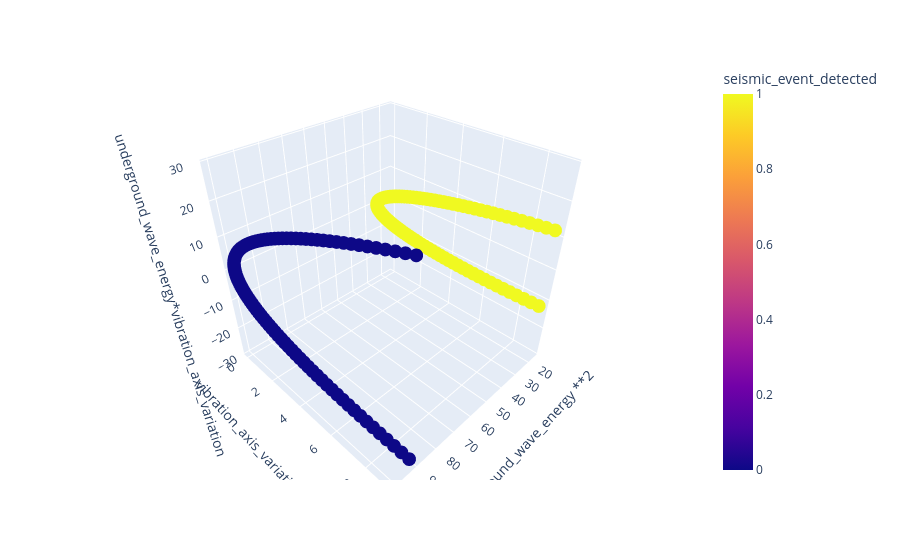

The notebook cell this image was saved under:
### Code cell
fig = px.scatter_3d(df2, x='underground_wave_energy **2', y='vibration_axis_variation **2', z='underground_wave_energy*vibration_axis_variation',
              color='seismic_event_detected')
fig.show()

### Figure 1 — Plotly figure (JSON) as saved in the notebook; plotly's stock layout.template omitted (floating-point values rounded to 4 significant figures; data arrays with more than 128 entries replaced by an {"elided": "..."} marker saying what was removed)
{"data": [{"hovertemplate": "underground_wave_energy **2=%{x}<br>vibration_axis_variation **2=%{y}<br>underground_wave_energy*vibration_axis_variation=%{z}<br>seismic_event_detected=%{marker.color}<extra></extra>", "legendgroup": "", "marker": {"color": {"elided": "400 int values"}, "coloraxis": "coloraxis", "symbol": "circle"}, "mode": "markers", "name": "", "scene": "scene", "showlegend": false, "type": "scatter3d", "x": {"elided": "400 float values"}, "y": {"elided": "400 float values"}, "z": {"elided": "400 float values"}}], "layout": {"coloraxis": {"colorbar": {"title": {"text": "seismic_event_detected"}}, "colorscale": [[0.0, "#0d0887"], [0.1111, "#46039f"], [0.2222, "#7201a8"], [0.3333, "#9c179e"], [0.4444, "#bd3786"], [0.5556, "#d8576b"], [0.6667, "#ed7953"], [0.7778, "#fb9f3a"], [0.8889, "#fdca26"], [1.0, "#f0f921"]]}, "legend": {"tracegroupgap": 0}, "margin": {"t": 60}, "scene": {"domain": {"x": [0.0, 1.0], "y": [0.0, 1.0]}, "xaxis": {"title": {"text": "underground_wave_energy **2"}}, "yaxis": {"title": {"text": "vibration_axis_variation **2"}}, "zaxis": {"title": {"text": "underground_wave_energy*vibration_axis_variation"}}}}}
